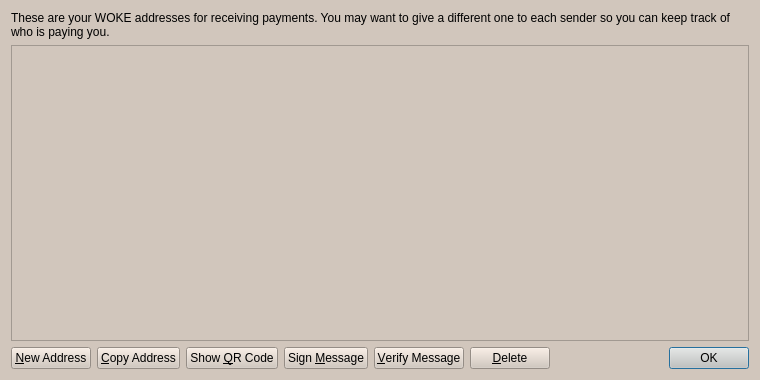
<?xml version="1.0" encoding="UTF-8"?>
<ui version="4.0">
 <class>AddressBookPage</class>
 <widget class="QWidget" name="AddressBookPage">
  <property name="geometry">
   <rect>
    <x>0</x>
    <y>0</y>
    <width>760</width>
    <height>380</height>
   </rect>
  </property>
  <property name="windowTitle">
   <string>Address Book</string>
  </property>
  <property name="styleSheet">
   <string notr="true">color: rgb(0,0,0);
background: rgb(209, 198, 188)
</string>
  </property>
  <layout class="QVBoxLayout" name="verticalLayout">
   <item>
    <widget class="QLabel" name="labelExplanation">
     <property name="text">
      <string>These are your WOKE addresses for receiving payments. You may want to give a different one to each sender so you can keep track of who is paying you.</string>
     </property>
     <property name="textFormat">
      <enum>Qt::PlainText</enum>
     </property>
     <property name="wordWrap">
      <bool>true</bool>
     </property>
    </widget>
   </item>
   <item>
    <widget class="QTableView" name="tableView">
     <property name="contextMenuPolicy">
      <enum>Qt::CustomContextMenu</enum>
     </property>
     <property name="toolTip">
      <string>Double-click to edit address or label</string>
     </property>
     <property name="styleSheet">
      <string notr="true">background:rgb(209, 198, 188);</string>
     </property>
     <property name="tabKeyNavigation">
      <bool>false</bool>
     </property>
     <property name="alternatingRowColors">
      <bool>true</bool>
     </property>
     <property name="selectionMode">
      <enum>QAbstractItemView::SingleSelection</enum>
     </property>
     <property name="selectionBehavior">
      <enum>QAbstractItemView::SelectRows</enum>
     </property>
     <property name="sortingEnabled">
      <bool>true</bool>
     </property>
     <attribute name="verticalHeaderVisible">
      <bool>false</bool>
     </attribute>
    </widget>
   </item>
   <item>
    <layout class="QHBoxLayout" name="horizontalLayout">
     <item>
      <widget class="QPushButton" name="newAddressButton">
       <property name="toolTip">
        <string>Create a new address</string>
       </property>
       <property name="text">
        <string>&amp;New Address</string>
       </property>
       <property name="icon">
        <iconset resource="../bitcoin.qrc">
         <normaloff>:/icons/add</normaloff>:/icons/add</iconset>
       </property>
      </widget>
     </item>
     <item>
      <widget class="QPushButton" name="copyToClipboard">
       <property name="toolTip">
        <string>Copy the currently selected address to the system clipboard</string>
       </property>
       <property name="text">
        <string>&amp;Copy Address</string>
       </property>
       <property name="icon">
        <iconset resource="../bitcoin.qrc">
         <normaloff>:/icons/editcopy</normaloff>:/icons/editcopy</iconset>
       </property>
      </widget>
     </item>
     <item>
      <widget class="QPushButton" name="showQRCode">
       <property name="text">
        <string>Show &amp;QR Code</string>
       </property>
       <property name="icon">
        <iconset resource="../bitcoin.qrc">
         <normaloff>:/icons/qrcode</normaloff>:/icons/qrcode</iconset>
       </property>
      </widget>
     </item>
     <item>
      <widget class="QPushButton" name="signMessage">
       <property name="toolTip">
        <string>Sign a message to prove you own a WOKE address</string>
       </property>
       <property name="text">
        <string>Sign &amp;Message</string>
       </property>
       <property name="icon">
        <iconset resource="../bitcoin.qrc">
         <normaloff>:/icons/edit</normaloff>:/icons/edit</iconset>
       </property>
      </widget>
     </item>
     <item>
      <widget class="QPushButton" name="verifyMessage">
       <property name="toolTip">
        <string>Verify a message to ensure it was signed with a specified WOKE address</string>
       </property>
       <property name="text">
        <string>&amp;Verify Message</string>
       </property>
       <property name="icon">
        <iconset resource="../bitcoin.qrc">
         <normaloff>:/icons/key</normaloff>:/icons/key</iconset>
       </property>
      </widget>
     </item>
     <item>
      <widget class="QPushButton" name="deleteButton">
       <property name="toolTip">
        <string>Delete the currently selected address from the list</string>
       </property>
       <property name="text">
        <string>&amp;Delete</string>
       </property>
       <property name="icon">
        <iconset resource="../bitcoin.qrc">
         <normaloff>:/icons/remove</normaloff>:/icons/remove</iconset>
       </property>
      </widget>
     </item>
     <item>
      <spacer name="horizontalSpacer">
       <property name="orientation">
        <enum>Qt::Horizontal</enum>
       </property>
       <property name="sizeHint" stdset="0">
        <size>
         <width>40</width>
         <height>20</height>
        </size>
       </property>
      </spacer>
     </item>
     <item>
      <widget class="QDialogButtonBox" name="buttonBox">
       <property name="sizePolicy">
        <sizepolicy hsizetype="Maximum" vsizetype="Fixed">
         <horstretch>0</horstretch>
         <verstretch>0</verstretch>
        </sizepolicy>
       </property>
       <property name="standardButtons">
        <set>QDialogButtonBox::Ok</set>
       </property>
      </widget>
     </item>
    </layout>
   </item>
  </layout>
 </widget>
 <resources>
  <include location="../bitcoin.qrc"/>
 </resources>
 <connections/>
</ui>
